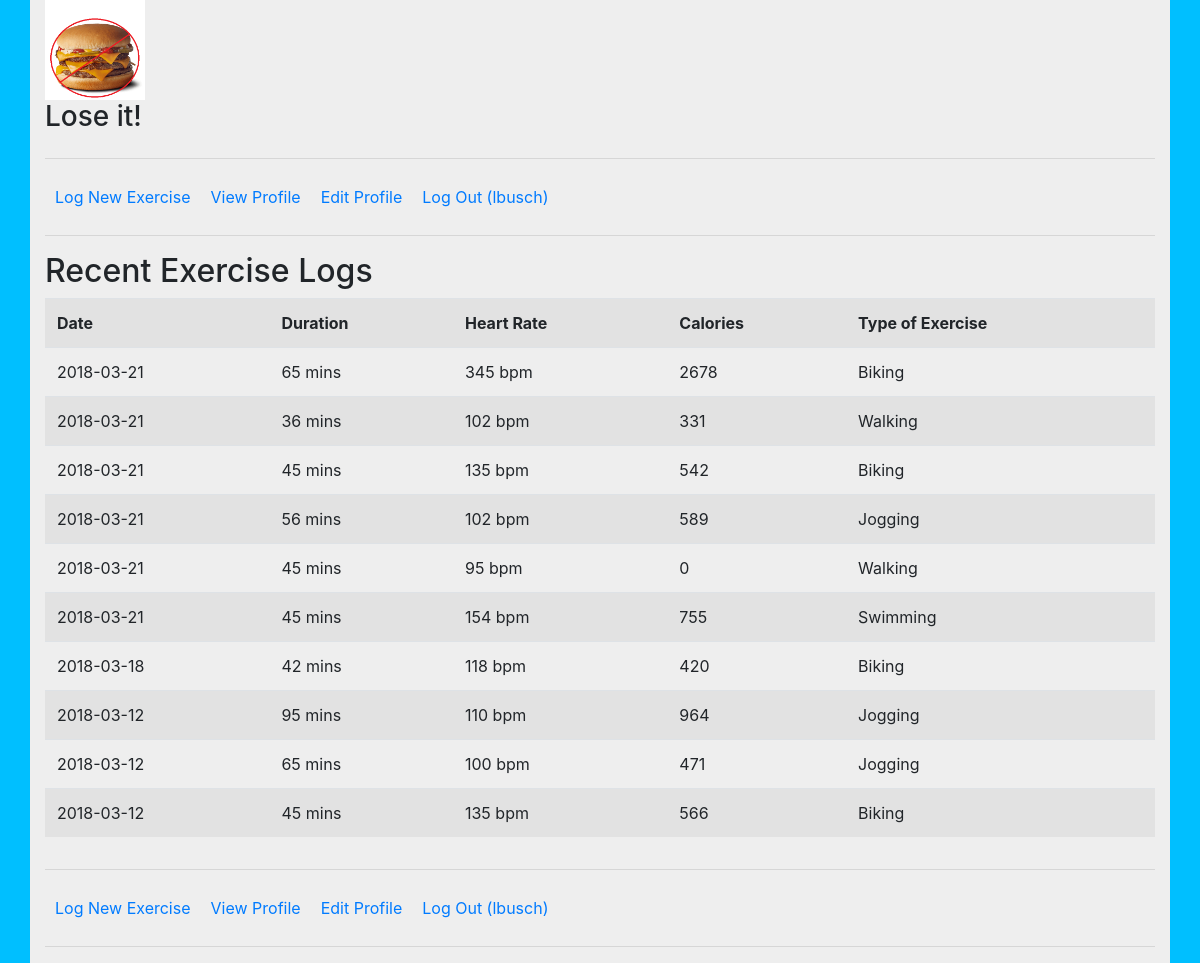
/index.php (signed in), run on the app's committed database.
### tables this page shows
CREATE TABLE `EXERCISE_LOG` (
  `id` int(11) NOT NULL AUTO_INCREMENT,
  `date` date DEFAULT NULL,
  `time_in_minutes` int(11) NOT NULL,
  `heartrate` int(11) NOT NULL,
  `calories` int(11) NOT NULL,
  `type` varchar(30) DEFAULT NULL,
  `EXERCISE_USER_id` int(11) NOT NULL,
  PRIMARY KEY (`id`)
);

### index.php (the view, shortened to what this page needs)
<?php
    require_once('header.php');
    require('navMenu.php');
?>
<?php
        $dbc = mysqli_connect(DB_HOST, DB_USER, DB_PASSWORD, DB_NAME)
                or die('Error connecting to MySQL server.');
        $query = "SELECT * FROM EXERCISE_LOG ORDER BY id DESC LIMIT 15";
        $data = mysqli_query($dbc, $query)
                or die("Error querying database.");
        ?>
        <h2>Recent Exercise Logs</h2>
            <table class="table table-striped">
                <tr><th class="thead-dark">Date</th><th>Duration</th><th>Heart Rate</th><th>Calories</th><th>Type of Exercise</th></tr>
            <?php
                while ($row = mysqli_fetch_array($data))
                {
            ?>
                <tr>
                  <td><?php echo $row['date'];; ?></td>
                  <td><?php echo $row['time_in_minutes']; ?> mins</td>
                  <td><?php echo $row['heartrate'];?> bpm</td>
                  <td><?php echo $row['calories'];?></td>
                  <td><?php echo $row['type'];?></td>
                </tr>
            <?php
                }
            ?>
            </table>
<?php
    require('navMenu.php');
    require_once('footer.php');
?>

### style.css (style rules this page uses)
body { background-color: deepskyblue; }

### data on the page
exercise_log: date "2018-03-21", time_in_minutes "65", heartrate "345", calories "2678", type "Biking"
exercise_log: date "2018-03-21", time_in_minutes "36", heartrate "102", calories "331", type "Walking"
exercise_log: date "2018-03-21", time_in_minutes "45", heartrate "135", calories "542", type "Biking"
exercise_log: date "2018-03-21", time_in_minutes "56", heartrate "102", calories "589", type "Jogging"
exercise_log: date "2018-03-21", time_in_minutes "45", heartrate "95", calories "0", type "Walking"
exercise_log: date "2018-03-21", time_in_minutes "45", heartrate "154", calories "755", type "Swimming"
exercise_log: date "2018-03-18", time_in_minutes "42", heartrate "118", calories "420", type "Biking"
exercise_log: date "2018-03-12", time_in_minutes "95", heartrate "110", calories "964", type "Jogging"
exercise_log: date "2018-03-12", time_in_minutes "65", heartrate "100", calories "471", type "Jogging"
exercise_log: date "2018-03-12", time_in_minutes "45", heartrate "135", calories "566", type "Biking"

### other printed values
$_SESSION['username'] "lbusch lbusch"
